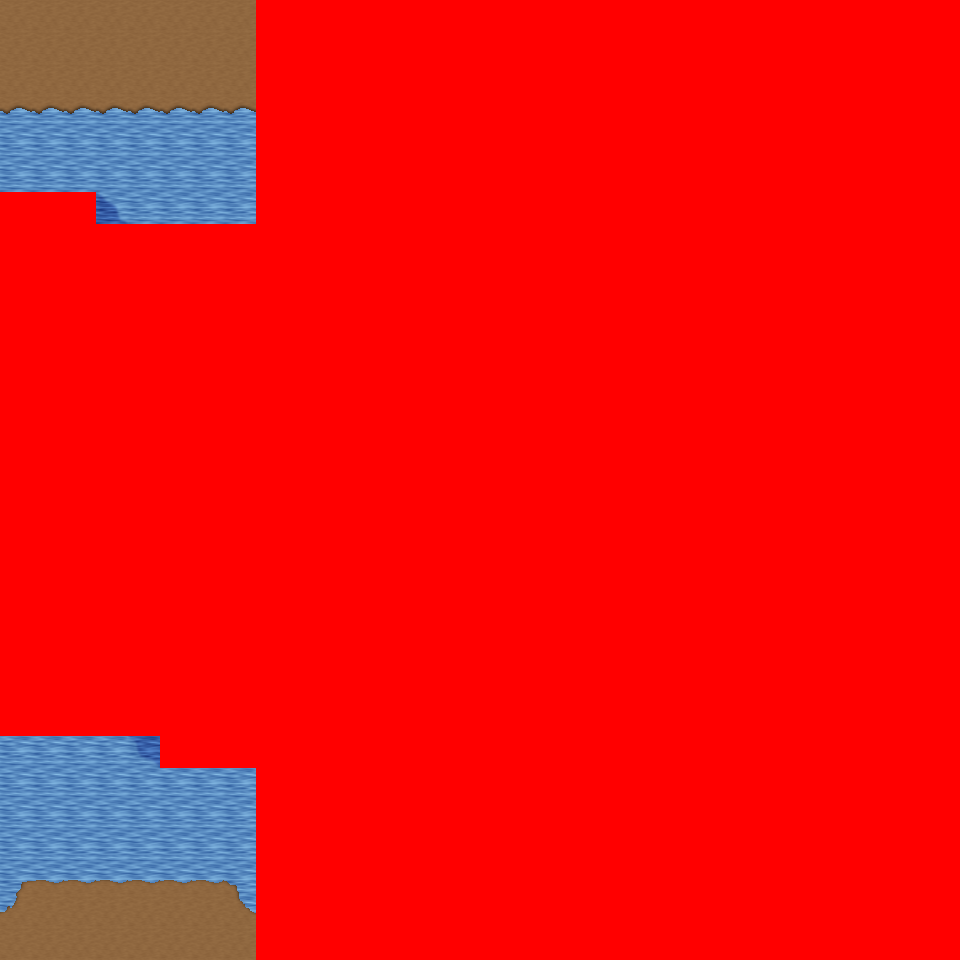

Below is a game level as drawn by its tile map, then a one-line description and the .tmx that defines it (tile-layer data replaced by summaries):
An orthogonal 30x30 tile map with 32x32 px tiles, 6 tile layers (Ground, Object, Object2, Above, ...), 26 tilesets and 4 objects (4x mapchange).

<map version="1.0" orientation="orthogonal" renderorder="right-down" width="30" height="30" tilewidth="32" tileheight="32" nextobjectid="5">
  <tileset firstgid="1" name="tileset_logic_collision" tilewidth="32" tileheight="32" tilecount="1" columns="1">
    <image source="../drawable/tileset_logic_collision.png" width="32" height="32" />
  </tileset>
  <tileset firstgid="2" name="tileset_ground_ground" tilewidth="32" tileheight="32" tilecount="33" columns="3">
    <image source="../drawable/tileset_ground_ground.png" width="96" height="352" />
  </tileset>
  <tileset firstgid="35" name="tileset_building_castle" tilewidth="32" tileheight="32" tilecount="320" columns="20">
    <image source="../drawable/tileset_building_castle.png" width="640" height="512" />
  </tileset>
  <tileset firstgid="355" name="tileset_ground_grass_corners" tilewidth="32" tileheight="32" tilecount="24" columns="6">
    <image source="../drawable/tileset_ground_grass_corners.png" width="192" height="128" />
  </tileset>
  <tileset firstgid="379" name="tileset_ground_grass_edges" tilewidth="32" tileheight="32" tilecount="36" columns="12">
    <image source="../drawable/tileset_ground_grass_edges.png" width="384" height="96" />
  </tileset>
  <tileset firstgid="415" name="tileset_ground_water_pool" tilewidth="32" tileheight="32" tilecount="72" columns="3">
    <image source="../drawable/tileset_ground_water_pool.png" width="96" height="768" />
  </tileset>
  <tileset firstgid="487" name="tileset_ground_earth_edges" tilewidth="32" tileheight="32" tilecount="18" columns="6">
    <image source="../drawable/tileset_ground_earth_edges.png" width="192" height="96" />
  </tileset>
  <tileset firstgid="505" name="tileset_item_weapon_cannon" tilewidth="32" tileheight="32" tilecount="12" columns="3">
    <image source="../drawable/tileset_item_weapon_cannon.png" width="96" height="128" />
  </tileset>
  <tileset firstgid="517" name="tileset_item_pot_barrels_1" tilewidth="32" tileheight="32" tilecount="8" columns="4">
    <image source="../drawable/tileset_item_pot_barrels_1.png" width="128" height="64" />
  </tileset>
  <tileset firstgid="525" name="tileset_ground_cobbled_paving" tilewidth="32" tileheight="32" tilecount="1" columns="1">
    <image source="../drawable/tileset_ground_cobbled_paving.png" width="32" height="32" />
  </tileset>
  <tileset firstgid="526" name="tileset_ground_ridge_earth_pale" tilewidth="32" tileheight="32" tilecount="96" columns="12">
    <image source="../drawable/tileset_ground_ridge_earth_pale.png" width="384" height="256" />
  </tileset>
  <tileset firstgid="622" name="tileset_plant_bushes_and_trees" tilewidth="32" tileheight="32" tilecount="144" columns="16">
    <image source="../drawable/tileset_plant_bushes_and_trees.png" width="512" height="289" />
  </tileset>
  <tileset firstgid="766" name="tileset_plant_bush_leafy_2" tilewidth="32" tileheight="32" tilecount="12" columns="6">
    <image source="../drawable/tileset_plant_bush_leafy_2.png" width="192" height="64" />
  </tileset>
  <tileset firstgid="778" name="tileset_plant_bush_flowering" tilewidth="32" tileheight="32" tilecount="72" columns="8">
    <image source="../drawable/tileset_plant_bush_flowering.png" width="256" height="288" />
  </tileset>
  <tileset firstgid="850" name="tileset_plant_stump_small_stump" tilewidth="32" tileheight="32" tilecount="4" columns="2">
    <image source="../drawable/tileset_plant_stump_small_stump.png" width="64" height="64" />
  </tileset>
  <tileset firstgid="854" name="tileset_plant_tree_fall_trees" tilewidth="32" tileheight="32" tilecount="40" columns="8">
    <image source="../drawable/tileset_plant_tree_fall_trees.png" width="256" height="160" />
  </tileset>
  <tileset firstgid="894" name="tileset_plant_vine" tilewidth="32" tileheight="32" tilecount="3" columns="1">
    <image source="../drawable/tileset_plant_vine.png" width="32" height="96" />
  </tileset>
  <tileset firstgid="897" name="tileset_building_cottage" tilewidth="32" tileheight="32" tilecount="256" columns="16">
    <image source="../drawable/tileset_building_cottage.png" width="512" height="512" />
  </tileset>
  <tileset firstgid="1153" name="tileset_building_roof_thatched_roof" tilewidth="32" tileheight="32" tilecount="256" columns="16">
    <image source="../drawable/tileset_building_roof_thatched_roof.png" width="512" height="512" />
  </tileset>
  <tileset firstgid="1409" name="tileset_building_window_windows" tilewidth="32" tileheight="32" tilecount="256" columns="16">
    <image source="../drawable/tileset_building_window_windows.png" width="512" height="512" />
  </tileset>
  <tileset firstgid="1665" name="tileset_building_door_doors" tilewidth="32" tileheight="32" tilecount="256" columns="16">
    <image source="../drawable/tileset_building_door_doors.png" width="512" height="512" />
  </tileset>
  <tileset firstgid="1921" name="tileset_building_fence_fence_wooden" tilewidth="32" tileheight="32" tilecount="12" columns="3">
    <image source="../drawable/tileset_building_fence_fence_wooden.png" width="96" height="128" />
  </tileset>
  <tileset firstgid="1933" name="tileset_ground_ground_3" tilewidth="32" tileheight="32" tilecount="5" columns="5">
    <image source="../drawable/tileset_ground_ground_3.png" width="160" height="32" />
  </tileset>
  <tileset firstgid="1938" name="tileset_plant_tree_tree_darkgreen" tilewidth="32" tileheight="32" tilecount="88" columns="8">
    <image source="../drawable/tileset_plant_tree_tree_darkgreen.png" width="256" height="352" />
  </tileset>
  <tileset firstgid="2026" name="tileset_building_decoration_magician_banner" tilewidth="32" tileheight="32" tilecount="3" columns="3">
    <image source="../drawable/tileset_building_decoration_magician_banner.png" width="96" height="32" />
  </tileset>
  <tileset firstgid="2029" name="tileset_ground_ladder_vertical_dark" tilewidth="32" tileheight="32" tilecount="3" columns="3">
    <image source="../drawable/tileset_ground_ladder_vertical_dark.png" width="96" height="32" />
  </tileset>
  <layer name="Ground" width="30" height="30">
    <data>[900 cells, 900 non-empty, 8 distinct tile ids]</data>
  </layer>
  <layer name="Object" width="30" height="30">
    <data>[900 cells, 47 non-empty, 6 distinct tile ids]</data>
  </layer>
  <layer name="Object2" width="30" height="30">
    <data>[900 cells, 0 non-empty, 0 distinct tile ids]</data>
  </layer>
  <layer name="Above" width="30" height="30">
    <data>[900 cells, 0 non-empty, 0 distinct tile ids]</data>
  </layer>
  <layer name="Above2" width="30" height="30">
    <data>[900 cells, 0 non-empty, 0 distinct tile ids]</data>
  </layer>
  <layer name="Walkable" width="30" height="30">
    <data>[900 cells, 794 non-empty, 1 distinct tile ids]</data>
  </layer>
  <objectgroup name="MapEvents">
    <object id="1" name="north" type="mapchange" x="0" y="0" width="256" height="32">
      <properties>
        <property name="map" value="0_ados_mountain_n2_w2_x3_y1" />
        <property name="place" value="south" />
      </properties>
    </object>
    <object id="2" name="south" type="mapchange" x="0" y="928" width="256" height="32">
      <properties>
        <property name="map" value="0_ados_mountain_n2_w2_x3_y3" />
        <property name="place" value="north" />
      </properties>
    </object>
    <object id="3" name="west" type="mapchange" x="0" y="0" width="32" height="192">
      <properties>
        <property name="map" value="0_ados_mountain_n2_w2_x2_y2" />
        <property name="place" value="east" />
      </properties>
    </object>
    <object id="4" name="west2" type="mapchange" x="0" y="736" width="32" height="224">
      <properties>
        <property name="map" value="0_ados_mountain_n2_w2_x2_y2" />
        <property name="place" value="east2" />
      </properties>
    </object>
  </objectgroup>
</map>
